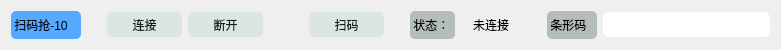
  <widget class="QWidget" name="layoutWidget_10">
   <property name="geometry">
    <rect>
     <x>20</x>
     <y>440</y>
     <width>781</width>
     <height>30</height>
    </rect>
   </property>
   <layout class="QGridLayout" name="gridLayout_10">
    <item row="0" column="2">
     <widget class="QPushButton" name="pb_Connect_10">
      <property name="minimumSize">
       <size>
        <width>75</width>
        <height>25</height>
       </size>
      </property>
      <property name="styleSheet">
       <string notr="true">background: rgb(220, 230, 225);
border-color: rgb(0, 0, 0);
border-radius: 5px;
color:rgb(24, 28, 27);</string>
      </property>
      <property name="text">
       <string>连接</string>
      </property>
     </widget>
    </item>
    <item row="0" column="5">
     <widget class="QPushButton" name="pb_Scan_10">
      <property name="minimumSize">
       <size>
        <width>75</width>
        <height>25</height>
       </size>
      </property>
      <property name="styleSheet">
       <string notr="true">background: rgb(220, 230, 225);
border-color: rgb(0, 0, 0);
border-radius: 5px;
color:rgb(24, 28, 27);</string>
      </property>
      <property name="text">
       <string>扫码</string>
      </property>
     </widget>
    </item>
    <item row="0" column="8">
     <widget class="QLabel" name="lb_State_10">
      <property name="minimumSize">
       <size>
        <width>60</width>
        <height>25</height>
       </size>
      </property>
      <property name="text">
       <string>未连接</string>
      </property>
      <property name="alignment">
       <set>Qt::AlignCenter</set>
      </property>
     </widget>
    </item>
    <item row="0" column="0">
     <widget class="QLabel" name="lb_Scaner_10">
      <property name="minimumSize">
       <size>
        <width>70</width>
        <height>28</height>
       </size>
      </property>
      <property name="styleSheet">
       <string notr="true">border-radius: 5px;
background-color: rgb(85, 170, 255);</string>
      </property>
      <property name="text">
       <string> 扫码抢-10 </string>
      </property>
     </widget>
    </item>
    <item row="0" column="6">
     <spacer name="horizontalSpacer_37">
      <property name="orientation">
       <enum>Qt::Horizontal</enum>
      </property>
      <property name="sizeType">
       <enum>QSizePolicy::Fixed</enum>
      </property>
      <property name="sizeHint" stdset="0">
       <size>
        <width>20</width>
        <height>20</height>
       </size>
      </property>
     </spacer>
    </item>
    <item row="0" column="9">
     <spacer name="horizontalSpacer_38">
      <property name="orientation">
       <enum>Qt::Horizontal</enum>
      </property>
      <property name="sizeType">
       <enum>QSizePolicy::Fixed</enum>
      </property>
      <property name="sizeHint" stdset="0">
       <size>
        <width>20</width>
        <height>20</height>
       </size>
      </property>
     </spacer>
    </item>
    <item row="0" column="3">
     <widget class="QPushButton" name="pb_Disconnect_10">
      <property name="minimumSize">
       <size>
        <width>75</width>
        <height>25</height>
       </size>
      </property>
      <property name="styleSheet">
       <string notr="true">background: rgb(220, 230, 225);
border-color: rgb(0, 0, 0);
border-radius: 5px;
color:rgb(24, 28, 27);</string>
      </property>
      <property name="text">
       <string>断开</string>
      </property>
     </widget>
    </item>
    <item row="0" column="7">
     <widget class="QLabel" name="label_20">
      <property name="minimumSize">
       <size>
        <width>45</width>
        <height>25</height>
       </size>
      </property>
      <property name="styleSheet">
       <string notr="true">border-radius: 5px;
background-color: rgb(180, 189, 184);</string>
      </property>
      <property name="text">
       <string> 状态：</string>
      </property>
     </widget>
    </item>
    <item row="0" column="11">
     <widget class="QLineEdit" name="le_CodeData_10">
      <property name="minimumSize">
       <size>
        <width>75</width>
        <height>25</height>
       </size>
      </property>
      <property name="styleSheet">
       <string notr="true">border-radius: 6px;
</string>
      </property>
     </widget>
    </item>
    <item row="0" column="4">
     <spacer name="horizontalSpacer_39">
      <property name="orientation">
       <enum>Qt::Horizontal</enum>
      </property>
      <property name="sizeType">
       <enum>QSizePolicy::Fixed</enum>
      </property>
      <property name="sizeHint" stdset="0">
       <size>
        <width>40</width>
        <height>20</height>
       </size>
      </property>
     </spacer>
    </item>
    <item row="0" column="1">
     <spacer name="horizontalSpacer_40">
      <property name="orientation">
       <enum>Qt::Horizontal</enum>
      </property>
      <property name="sizeType">
       <enum>QSizePolicy::Fixed</enum>
      </property>
      <property name="sizeHint" stdset="0">
       <size>
        <width>20</width>
        <height>20</height>
       </size>
      </property>
     </spacer>
    </item>
    <item row="0" column="10">
     <widget class="QLabel" name="label_21">
      <property name="minimumSize">
       <size>
        <width>50</width>
        <height>25</height>
       </size>
      </property>
      <property name="styleSheet">
       <string notr="true">border-radius: 5px;
background-color: rgb(180, 189, 184);</string>
      </property>
      <property name="text">
       <string> 条形码</string>
      </property>
     </widget>
    </item>
   </layout>
  </widget>
